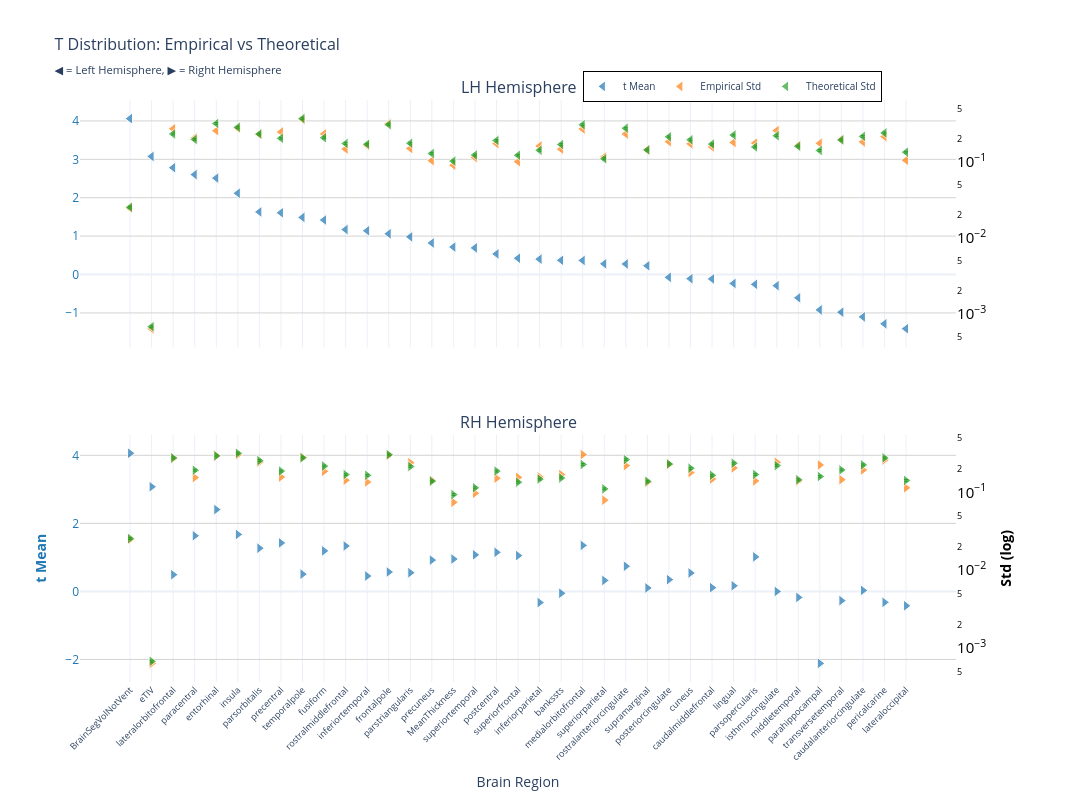
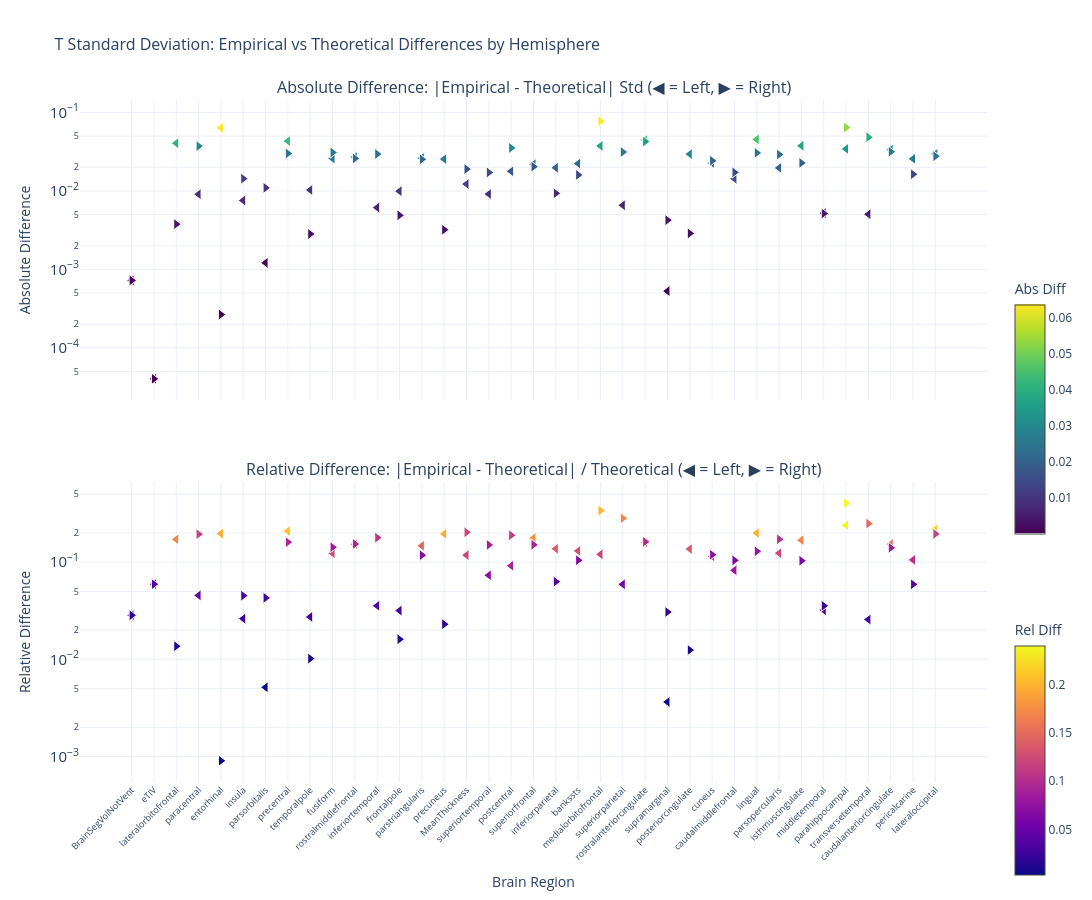

The code cell stored with these charts, in order, in its notebook:
### Markdown cell above
### t-statistic

### Code cell
nu_nav = df_npvr[(df_npvr["timepoint"] == "baseline") & (df_npvr["group"] == "HC-PD")]
data_path = stats_dir / f"student_baseline_{METRIC}.parquet"
df, stats = get_test_stats(
    data_path,
    stat_functions_F,
    nu_nav,
    hemisphere=True,
    study="baseline",
    raw_values=True,
)
show_figure(stats, hemisphere=True, stat_name="t", study="baseline", metric=METRIC)

### Figure 1 — Plotly figure (JSON) as saved in the notebook; plotly's stock layout.template omitted (floating-point values rounded to 4 significant figures)
{"data": [{"hovertemplate": "<b>%{x}</b><br>Mean t: %{y:.2f}<br><extra></extra>", "legendgroup": "mean", "marker": {"color": "#1f77b4", "line": {"color": "white", "width": 1}, "opacity": 0.7, "size": 10, "symbol": "triangle-left"}, "mode": "markers", "name": "t Mean", "showlegend": true, "type": "scatter", "x": ["BrainSegVolNotVent", "eTIV", "lateralorbitofrontal", "paracentral", "entorhinal", "insula", "parsorbitalis", "precentral", "temporalpole", "fusiform", "rostralmiddlefrontal", "inferiortemporal", "frontalpole", "parstriangularis", "precuneus", "MeanThickness", "superiortemporal", "postcentral", "superiorfrontal", "inferiorparietal", "bankssts", "medialorbitofrontal", "superiorparietal", "rostralanteriorcingulate", "supramarginal", "posteriorcingulate", "cuneus", "caudalmiddlefrontal", "lingual", "parsopercularis", "isthmuscingulate", "middletemporal", "parahippocampal", "transversetemporal", "caudalanteriorcingulate", "pericalcarine", "lateraloccipital"], "xaxis": "x", "y": [4.06, 3.076, 2.782, 2.602, 2.511, 2.117, 1.63, 1.607, 1.488, 1.419, 1.17, 1.14, 1.061, 0.9804, 0.8205, 0.7151, 0.6934, 0.5369, 0.4238, 0.4003, 0.3697, 0.3659, 0.2778, 0.2739, 0.2273, -0.07438, -0.1085, -0.1155, -0.2336, -0.2568, -0.2907, -0.6081, -0.9213, -0.981, -1.104, -1.284, -1.412], "yaxis": "y"}, {"hovertemplate": "<b>%{x}</b><br>Empirical Std: %{y:.3f}<br><extra></extra>", "legendgroup": "empirical", "marker": {"color": "#ff7f0e", "line": {"color": "white", "width": 1}, "opacity": 0.7, "size": 10, "symbol": "triangle-left"}, "mode": "markers", "name": "Empirical Std", "showlegend": true, "type": "scatter", "x": ["BrainSegVolNotVent", "eTIV", "lateralorbitofrontal", "paracentral", "entorhinal", "insula", "parsorbitalis", "precentral", "temporalpole", "fusiform", "rostralmiddlefrontal", "inferiortemporal", "frontalpole", "parstriangularis", "precuneus", "MeanThickness", "superiortemporal", "postcentral", "superiorfrontal", "inferiorparietal", "bankssts", "medialorbitofrontal", "superiorparietal", "rostralanteriorcingulate", "supramarginal", "posteriorcingulate", "cuneus", "caudalmiddlefrontal", "lingual", "parsopercularis", "isthmuscingulate", "middletemporal", "parahippocampal", "transversetemporal", "caudalanteriorcingulate", "pericalcarine", "lateraloccipital"], "xaxis": "x", "y": [0.02471, 0.0006372, 0.2758, 0.2084, 0.2596, 0.2803, 0.2334, 0.2497, 0.3647, 0.2354, 0.1492, 0.1659, 0.3222, 0.1514, 0.1046, 0.09108, 0.115, 0.1756, 0.1015, 0.1631, 0.1485, 0.2734, 0.1173, 0.2355, 0.1455, 0.1862, 0.1744, 0.1587, 0.182, 0.1782, 0.2607, 0.1672, 0.1771, 0.201, 0.1849, 0.2171, 0.1057], "yaxis": "y2"}, {"error_y": {"array": [0.0007126, 1.898e-05, 0.006592, 0.005583, 0.009058, 0.008066, 0.006574, 0.005786, 0.01051, 0.005869, 0.004934, 0.004821, 0.00875, 0.004977, 0.003644, 0.002895, 0.003478, 0.005418, 0.003457, 0.004019, 0.004786, 0.008711, 0.003102, 0.007843, 0.004061, 0.006041, 0.00552, 0.004848, 0.006372, 0.004443, 0.006251, 0.004538, 0.004, 0.005491, 0.006122, 0.006802, 0.003793], "arrayminus": [0.0006929, 1.846e-05, 0.00641, 0.005429, 0.008807, 0.007842, 0.006391, 0.005625, 0.01021, 0.005706, 0.004798, 0.004687, 0.008507, 0.004839, 0.003543, 0.002814, 0.003382, 0.005268, 0.003361, 0.003907, 0.004653, 0.00847, 0.003016, 0.007626, 0.003948, 0.005874, 0.005367, 0.004714, 0.006195, 0.00432, 0.006078, 0.004413, 0.003889, 0.005339, 0.005953, 0.006614, 0.003688], "color": "#2ca02c", "thickness": 1, "type": "data", "visible": true, "width": 2}, "hovertemplate": "<b>%{x}</b><br>Theoretical Std: %{y:.3f}<br><extra></extra>", "legendgroup": "theoretical", "marker": {"color": "#2ca02c", "line": {"color": "white", "width": 1}, "opacity": 0.7, "size": 10, "symbol": "triangle-left"}, "mode": "markers", "name": "Theoretical Std", "showlegend": true, "type": "scatter", "x": ["BrainSegVolNotVent", "eTIV", "lateralorbitofrontal", "paracentral", "entorhinal", "insula", "parsorbitalis", "precentral", "temporalpole", "fusiform", "rostralmiddlefrontal", "inferiortemporal", "frontalpole", "parstriangularis", "precuneus", "MeanThickness", "superiortemporal", "postcentral", "superiorfrontal", "inferiorparietal", "bankssts", "medialorbitofrontal", "superiorparietal", "rostralanteriorcingulate", "supramarginal", "posteriorcingulate", "cuneus", "caudalmiddlefrontal", "lingual", "parsopercularis", "isthmuscingulate", "middletemporal", "parahippocampal", "transversetemporal", "caudalanteriorcingulate", "pericalcarine", "lateraloccipital"], "xaxis": "x", "y": [0.02543, 0.0006775, 0.2353, 0.1993, 0.3233, 0.2879, 0.2346, 0.2065, 0.375, 0.2095, 0.1761, 0.1721, 0.3123, 0.1776, 0.1301, 0.1033, 0.1241, 0.1934, 0.1234, 0.1434, 0.1708, 0.3109, 0.1107, 0.2799, 0.1449, 0.2156, 0.197, 0.173, 0.2274, 0.1586, 0.2231, 0.162, 0.1428, 0.196, 0.2185, 0.2428, 0.1354], "yaxis": "y2"}, {"hovertemplate": "<b>%{x}</b><br>Mean t: %{y:.2f}<br><extra></extra>", "legendgroup": "mean", "marker": {"color": "#1f77b4", "line": {"color": "white", "width": 1}, "opacity": 0.7, "size": 10, "symbol": "triangle-right"}, "mode": "markers", "name": "t Mean", "showlegend": false, "type": "scatter", "x": ["BrainSegVolNotVent", "eTIV", "entorhinal", "insula", "paracentral", "precentral", "medialorbitofrontal", "rostralmiddlefrontal", "parsorbitalis", "fusiform", "postcentral", "superiortemporal", "superiorfrontal", "parsopercularis", "MeanThickness", "precuneus", "rostralanteriorcingulate", "frontalpole", "parstriangularis", "cuneus", "temporalpole", "lateralorbitofrontal", "inferiortemporal", "posteriorcingulate", "superiorparietal", "lingual", "caudalmiddlefrontal", "supramarginal", "caudalanteriorcingulate", "isthmuscingulate", "bankssts", "middletemporal", "transversetemporal", "pericalcarine", "inferiorparietal", "lateraloccipital", "parahippocampal"], "xaxis": "x2", "y": [4.06, 3.076, 2.404, 1.674, 1.636, 1.426, 1.353, 1.336, 1.27, 1.191, 1.148, 1.075, 1.052, 1.015, 0.9504, 0.9193, 0.7399, 0.5704, 0.5487, 0.5415, 0.5076, 0.4906, 0.4517, 0.346, 0.3222, 0.1654, 0.1094, 0.1018, 0.02959, -0.001283, -0.05423, -0.1767, -0.2714, -0.3224, -0.3278, -0.4232, -2.116], "yaxis": "y3"}, {"hovertemplate": "<b>%{x}</b><br>Empirical Std: %{y:.3f}<br><extra></extra>", "legendgroup": "empirical", "marker": {"color": "#ff7f0e", "line": {"color": "white", "width": 1}, "opacity": 0.7, "size": 10, "symbol": "triangle-right"}, "mode": "markers", "name": "Empirical Std", "showlegend": false, "type": "scatter", "x": ["BrainSegVolNotVent", "eTIV", "entorhinal", "insula", "paracentral", "precentral", "medialorbitofrontal", "rostralmiddlefrontal", "parsorbitalis", "fusiform", "postcentral", "superiortemporal", "superiorfrontal", "parsopercularis", "MeanThickness", "precuneus", "rostralanteriorcingulate", "frontalpole", "parstriangularis", "cuneus", "temporalpole", "lateralorbitofrontal", "inferiortemporal", "posteriorcingulate", "superiorparietal", "lingual", "caudalmiddlefrontal", "supramarginal", "caudalanteriorcingulate", "isthmuscingulate", "bankssts", "middletemporal", "transversetemporal", "pericalcarine", "inferiorparietal", "lateraloccipital", "parahippocampal"], "xaxis": "x2", "y": [0.02471, 0.0006372, 0.2933, 0.302, 0.1543, 0.1567, 0.3046, 0.1425, 0.2435, 0.1855, 0.1514, 0.09688, 0.155, 0.1398, 0.07431, 0.1421, 0.2197, 0.2981, 0.2393, 0.179, 0.2799, 0.2721, 0.1355, 0.2277, 0.07916, 0.2054, 0.1477, 0.1338, 0.1929, 0.2424, 0.1684, 0.1394, 0.1451, 0.2595, 0.157, 0.114, 0.2239], "yaxis": "y4"}, {"error_y": {"array": [0.0007126, 1.898e-05, 0.008209, 0.008864, 0.005366, 0.005233, 0.006369, 0.00472, 0.00713, 0.006064, 0.005232, 0.003196, 0.003773, 0.004732, 0.002613, 0.003892, 0.007349, 0.008488, 0.005996, 0.005694, 0.007764, 0.007729, 0.004622, 0.006461, 0.003095, 0.006611, 0.004621, 0.003867, 0.006289, 0.006154, 0.004271, 0.00405, 0.00542, 0.007727, 0.004137, 0.003971, 0.004463], "arrayminus": [0.0006929, 1.846e-05, 0.007982, 0.008618, 0.005217, 0.005088, 0.006193, 0.004589, 0.006932, 0.005896, 0.005087, 0.003108, 0.003669, 0.004601, 0.002541, 0.003784, 0.007146, 0.008253, 0.00583, 0.005536, 0.007549, 0.007515, 0.004494, 0.006282, 0.00301, 0.006428, 0.004493, 0.00376, 0.006115, 0.005983, 0.004153, 0.003938, 0.00527, 0.007513, 0.004023, 0.003861, 0.00434], "color": "#2ca02c", "thickness": 1, "type": "data", "visible": true, "width": 2}, "hovertemplate": "<b>%{x}</b><br>Theoretical Std: %{y:.3f}<br><extra></extra>", "legendgroup": "theoretical", "marker": {"color": "#2ca02c", "line": {"color": "white", "width": 1}, "opacity": 0.7, "size": 10, "symbol": "triangle-right"}, "mode": "markers", "name": "Theoretical Std", "showlegend": false, "type": "scatter", "x": ["BrainSegVolNotVent", "eTIV", "entorhinal", "insula", "paracentral", "precentral", "medialorbitofrontal", "rostralmiddlefrontal", "parsorbitalis", "fusiform", "postcentral", "superiortemporal", "superiorfrontal", "parsopercularis", "MeanThickness", "precuneus", "rostralanteriorcingulate", "frontalpole", "parstriangularis", "cuneus", "temporalpole", "lateralorbitofrontal", "inferiortemporal", "posteriorcingulate", "superiorparietal", "lingual", "caudalmiddlefrontal", "supramarginal", "caudalanteriorcingulate", "isthmuscingulate", "bankssts", "middletemporal", "transversetemporal", "pericalcarine", "inferiorparietal", "lateraloccipital", "parahippocampal"], "xaxis": "x2", "y": [0.02543, 0.0006775, 0.293, 0.3164, 0.1915, 0.1868, 0.2273, 0.1684, 0.2545, 0.2164, 0.1867, 0.1141, 0.1347, 0.1689, 0.09327, 0.1389, 0.2623, 0.303, 0.214, 0.2032, 0.2771, 0.2759, 0.165, 0.2306, 0.1105, 0.236, 0.1649, 0.138, 0.2245, 0.2196, 0.1524, 0.1446, 0.1935, 0.2758, 0.1477, 0.1417, 0.1593], "yaxis": "y4"}], "layout": {"annotations": [{"font": {"size": 16}, "showarrow": false, "text": "LH Hemisphere", "x": 0.47, "xanchor": "center", "xref": "paper", "y": 1.0, "yanchor": "bottom", "yref": "paper"}, {"font": {"size": 16}, "showarrow": false, "text": "RH Hemisphere", "x": 0.47, "xanchor": "center", "xref": "paper", "y": 0.425, "yanchor": "bottom", "yref": "paper"}], "height": 800, "hovermode": "x", "legend": {"bgcolor": "rgba(255, 255, 255, 0.9)", "bordercolor": "black", "borderwidth": 1, "font": {"size": 10}, "orientation": "h", "x": 0.7, "xanchor": "center", "y": 1.05}, "title": {"font": {"size": 16}, "text": "T Distribution: Empirical vs Theoretical<br><sub>◀ = Left Hemisphere, ▶ = Right Hemisphere</sub>"}, "width": 1400, "xaxis": {"anchor": "y", "domain": [0.0, 0.94], "matches": "x2", "showticklabels": false}, "xaxis2": {"anchor": "y3", "domain": [0.0, 0.94], "tickangle": -45, "tickfont": {"size": 9}, "title": {"text": "Brain Region"}}, "yaxis": {"anchor": "x", "domain": [0.575, 1.0], "gridcolor": "lightgray", "showgrid": true, "tickfont": {"color": "#1f77b4"}, "title": {"font": {"color": "#1f77b4"}, "text": ""}}, "yaxis2": {"anchor": "x", "exponentformat": "power", "overlaying": "y", "showgrid": false, "side": "right", "tickfont": {"color": "black"}, "title": {"font": {"color": "black"}, "text": ""}, "type": "log"}, "yaxis3": {"anchor": "x2", "domain": [0.0, 0.425], "gridcolor": "lightgray", "showgrid": true, "tickfont": {"color": "#1f77b4"}, "title": {"font": {"color": "#1f77b4"}, "text": "<b>t Mean</b>"}}, "yaxis4": {"anchor": "x2", "exponentformat": "power", "overlaying": "y3", "showgrid": false, "side": "right", "tickfont": {"color": "black"}, "title": {"font": {"color": "black"}, "text": "<b>Std (log)</b>"}, "type": "log"}}}

### Figure 2 — Plotly figure (JSON) as saved in the notebook; plotly's stock layout.template omitted (floating-point values rounded to 4 significant figures)
{"data": [{"hovertemplate": "<b>%{x}</b><br>Hemisphere: %{text}<br>Abs Diff: %{y:.4f}<br><extra></extra>", "legendgroup": "abs_lh", "marker": {"color": [0.0007237, 4.026e-05, 0.04051, 0.009083, 0.06366, 0.007562, 0.001211, 0.04318, 0.01027, 0.0259, 0.02696, 0.006126, 0.009927, 0.02623, 0.02546, 0.01223, 0.009118, 0.01779, 0.02184, 0.01972, 0.02233, 0.03748, 0.00656, 0.04443, 0.0005283, 0.02947, 0.02265, 0.0143, 0.04539, 0.01966, 0.03758, 0.005196, 0.0343, 0.005045, 0.03361, 0.02567, 0.02964], "colorbar": {"len": 0.4, "title": {"text": "Abs Diff"}, "y": 0.75, "yanchor": "top"}, "colorscale": [[0.0, "#440154"], [0.1111, "#482878"], [0.2222, "#3e4989"], [0.3333, "#31688e"], [0.4444, "#26828e"], [0.5556, "#1f9e89"], [0.6667, "#35b779"], [0.7778, "#6ece58"], [0.8889, "#b5de2b"], [1.0, "#fde725"]], "line": {"color": "white", "width": 1}, "showscale": true, "size": 10, "symbol": "triangle-left"}, "mode": "markers", "name": "Absolute (lh)", "showlegend": false, "text": ["lh", "lh", "lh", "lh", "lh", "lh", "lh", "lh", "lh", "lh", "lh", "lh", "lh", "lh", "lh", "lh", "lh", "lh", "lh", "lh", "lh", "lh", "lh", "lh", "lh", "lh", "lh", "lh", "lh", "lh", "lh", "lh", "lh", "lh", "lh", "lh", "lh"], "type": "scatter", "x": ["BrainSegVolNotVent", "eTIV", "lateralorbitofrontal", "paracentral", "entorhinal", "insula", "parsorbitalis", "precentral", "temporalpole", "fusiform", "rostralmiddlefrontal", "inferiortemporal", "frontalpole", "parstriangularis", "precuneus", "MeanThickness", "superiortemporal", "postcentral", "superiorfrontal", "inferiorparietal", "bankssts", "medialorbitofrontal", "superiorparietal", "rostralanteriorcingulate", "supramarginal", "posteriorcingulate", "cuneus", "caudalmiddlefrontal", "lingual", "parsopercularis", "isthmuscingulate", "middletemporal", "parahippocampal", "transversetemporal", "caudalanteriorcingulate", "pericalcarine", "lateraloccipital"], "xaxis": "x", "y": [0.0007237, 4.026e-05, 0.04051, 0.009083, 0.06366, 0.007562, 0.001211, 0.04318, 0.01027, 0.0259, 0.02696, 0.006126, 0.009927, 0.02623, 0.02546, 0.01223, 0.009118, 0.01779, 0.02184, 0.01972, 0.02233, 0.03748, 0.00656, 0.04443, 0.0005283, 0.02947, 0.02265, 0.0143, 0.04539, 0.01966, 0.03758, 0.005196, 0.0343, 0.005045, 0.03361, 0.02567, 0.02964], "yaxis": "y"}, {"hovertemplate": "<b>%{x}</b><br>Hemisphere: %{text}<br>Rel Diff: %{y:.2%}<br><extra></extra>", "legendgroup": "rel_lh", "marker": {"color": [0.02845, 0.05943, 0.1722, 0.04558, 0.1969, 0.02627, 0.005162, 0.2091, 0.02738, 0.1237, 0.1531, 0.0356, 0.03179, 0.1476, 0.1957, 0.1184, 0.07345, 0.09201, 0.177, 0.1375, 0.1307, 0.1206, 0.05925, 0.1587, 0.003645, 0.1367, 0.115, 0.08263, 0.1996, 0.124, 0.1685, 0.03208, 0.2403, 0.02574, 0.1538, 0.1057, 0.219], "colorbar": {"len": 0.4, "title": {"text": "Rel Diff"}, "y": 0.25, "yanchor": "top"}, "colorscale": [[0.0, "#0d0887"], [0.1111, "#46039f"], [0.2222, "#7201a8"], [0.3333, "#9c179e"], [0.4444, "#bd3786"], [0.5556, "#d8576b"], [0.6667, "#ed7953"], [0.7778, "#fb9f3a"], [0.8889, "#fdca26"], [1.0, "#f0f921"]], "line": {"color": "white", "width": 1}, "showscale": true, "size": 10, "symbol": "triangle-left"}, "mode": "markers", "name": "Relative (lh)", "showlegend": false, "text": ["lh", "lh", "lh", "lh", "lh", "lh", "lh", "lh", "lh", "lh", "lh", "lh", "lh", "lh", "lh", "lh", "lh", "lh", "lh", "lh", "lh", "lh", "lh", "lh", "lh", "lh", "lh", "lh", "lh", "lh", "lh", "lh", "lh", "lh", "lh", "lh", "lh"], "type": "scatter", "x": ["BrainSegVolNotVent", "eTIV", "lateralorbitofrontal", "paracentral", "entorhinal", "insula", "parsorbitalis", "precentral", "temporalpole", "fusiform", "rostralmiddlefrontal", "inferiortemporal", "frontalpole", "parstriangularis", "precuneus", "MeanThickness", "superiortemporal", "postcentral", "superiorfrontal", "inferiorparietal", "bankssts", "medialorbitofrontal", "superiorparietal", "rostralanteriorcingulate", "supramarginal", "posteriorcingulate", "cuneus", "caudalmiddlefrontal", "lingual", "parsopercularis", "isthmuscingulate", "middletemporal", "parahippocampal", "transversetemporal", "caudalanteriorcingulate", "pericalcarine", "lateraloccipital"], "xaxis": "x2", "y": [0.02845, 0.05943, 0.1722, 0.04558, 0.1969, 0.02627, 0.005162, 0.2091, 0.02738, 0.1237, 0.1531, 0.0356, 0.03179, 0.1476, 0.1957, 0.1184, 0.07345, 0.09201, 0.177, 0.1375, 0.1307, 0.1206, 0.05925, 0.1587, 0.003645, 0.1367, 0.115, 0.08263, 0.1996, 0.124, 0.1685, 0.03208, 0.2403, 0.02574, 0.1538, 0.1057, 0.219], "yaxis": "y2"}, {"hovertemplate": "<b>%{x}</b><br>Hemisphere: %{text}<br>Abs Diff: %{y:.4f}<br><extra></extra>", "legendgroup": "abs_rh", "marker": {"color": [0.0007237, 4.026e-05, 0.0002654, 0.01433, 0.03725, 0.03004, 0.07728, 0.02595, 0.01094, 0.0309, 0.03536, 0.0172, 0.02037, 0.02912, 0.01897, 0.0032, 0.04259, 0.004886, 0.0253, 0.02427, 0.002823, 0.003771, 0.0295, 0.002875, 0.03132, 0.03055, 0.01724, 0.004243, 0.03157, 0.02274, 0.01599, 0.005146, 0.04836, 0.01634, 0.009319, 0.02773, 0.06456], "colorbar": {"len": 0.4, "title": {"text": "Abs Diff"}, "y": 0.75, "yanchor": "top"}, "colorscale": [[0.0, "#440154"], [0.1111, "#482878"], [0.2222, "#3e4989"], [0.3333, "#31688e"], [0.4444, "#26828e"], [0.5556, "#1f9e89"], [0.6667, "#35b779"], [0.7778, "#6ece58"], [0.8889, "#b5de2b"], [1.0, "#fde725"]], "line": {"color": "white", "width": 1}, "showscale": false, "size": 10, "symbol": "triangle-right"}, "mode": "markers", "name": "Absolute (rh)", "showlegend": false, "text": ["rh", "rh", "rh", "rh", "rh", "rh", "rh", "rh", "rh", "rh", "rh", "rh", "rh", "rh", "rh", "rh", "rh", "rh", "rh", "rh", "rh", "rh", "rh", "rh", "rh", "rh", "rh", "rh", "rh", "rh", "rh", "rh", "rh", "rh", "rh", "rh", "rh"], "type": "scatter", "x": ["BrainSegVolNotVent", "eTIV", "entorhinal", "insula", "paracentral", "precentral", "medialorbitofrontal", "rostralmiddlefrontal", "parsorbitalis", "fusiform", "postcentral", "superiortemporal", "superiorfrontal", "parsopercularis", "MeanThickness", "precuneus", "rostralanteriorcingulate", "frontalpole", "parstriangularis", "cuneus", "temporalpole", "lateralorbitofrontal", "inferiortemporal", "posteriorcingulate", "superiorparietal", "lingual", "caudalmiddlefrontal", "supramarginal", "caudalanteriorcingulate", "isthmuscingulate", "bankssts", "middletemporal", "transversetemporal", "pericalcarine", "inferiorparietal", "lateraloccipital", "parahippocampal"], "xaxis": "x", "y": [0.0007237, 4.026e-05, 0.0002654, 0.01433, 0.03725, 0.03004, 0.07728, 0.02595, 0.01094, 0.0309, 0.03536, 0.0172, 0.02037, 0.02912, 0.01897, 0.0032, 0.04259, 0.004886, 0.0253, 0.02427, 0.002823, 0.003771, 0.0295, 0.002875, 0.03132, 0.03055, 0.01724, 0.004243, 0.03157, 0.02274, 0.01599, 0.005146, 0.04836, 0.01634, 0.009319, 0.02773, 0.06456], "yaxis": "y"}, {"hovertemplate": "<b>%{x}</b><br>Hemisphere: %{text}<br>Rel Diff: %{y:.2%}<br><extra></extra>", "legendgroup": "rel_rh", "marker": {"color": [0.02845, 0.05943, 0.0009057, 0.04529, 0.1945, 0.1609, 0.34, 0.154, 0.04298, 0.1428, 0.1893, 0.1508, 0.1512, 0.1724, 0.2034, 0.02303, 0.1624, 0.01613, 0.1182, 0.1194, 0.01019, 0.01367, 0.1789, 0.01247, 0.2835, 0.1295, 0.1045, 0.03074, 0.1406, 0.1035, 0.1049, 0.0356, 0.25, 0.05926, 0.06311, 0.1957, 0.4053], "colorbar": {"len": 0.4, "title": {"text": "Rel Diff"}, "y": 0.25, "yanchor": "top"}, "colorscale": [[0.0, "#0d0887"], [0.1111, "#46039f"], [0.2222, "#7201a8"], [0.3333, "#9c179e"], [0.4444, "#bd3786"], [0.5556, "#d8576b"], [0.6667, "#ed7953"], [0.7778, "#fb9f3a"], [0.8889, "#fdca26"], [1.0, "#f0f921"]], "line": {"color": "white", "width": 1}, "showscale": false, "size": 10, "symbol": "triangle-right"}, "mode": "markers", "name": "Relative (rh)", "showlegend": false, "text": ["rh", "rh", "rh", "rh", "rh", "rh", "rh", "rh", "rh", "rh", "rh", "rh", "rh", "rh", "rh", "rh", "rh", "rh", "rh", "rh", "rh", "rh", "rh", "rh", "rh", "rh", "rh", "rh", "rh", "rh", "rh", "rh", "rh", "rh", "rh", "rh", "rh"], "type": "scatter", "x": ["BrainSegVolNotVent", "eTIV", "entorhinal", "insula", "paracentral", "precentral", "medialorbitofrontal", "rostralmiddlefrontal", "parsorbitalis", "fusiform", "postcentral", "superiortemporal", "superiorfrontal", "parsopercularis", "MeanThickness", "precuneus", "rostralanteriorcingulate", "frontalpole", "parstriangularis", "cuneus", "temporalpole", "lateralorbitofrontal", "inferiortemporal", "posteriorcingulate", "superiorparietal", "lingual", "caudalmiddlefrontal", "supramarginal", "caudalanteriorcingulate", "isthmuscingulate", "bankssts", "middletemporal", "transversetemporal", "pericalcarine", "inferiorparietal", "lateraloccipital", "parahippocampal"], "xaxis": "x2", "y": [0.02845, 0.05943, 0.0009057, 0.04529, 0.1945, 0.1609, 0.34, 0.154, 0.04298, 0.1428, 0.1893, 0.1508, 0.1512, 0.1724, 0.2034, 0.02303, 0.1624, 0.01613, 0.1182, 0.1194, 0.01019, 0.01367, 0.1789, 0.01247, 0.2835, 0.1295, 0.1045, 0.03074, 0.1406, 0.1035, 0.1049, 0.0356, 0.25, 0.05926, 0.06311, 0.1957, 0.4053], "yaxis": "y2"}], "layout": {"annotations": [{"font": {"size": 16}, "showarrow": false, "text": "Absolute Difference: |Empirical - Theoretical| Std (◀ = Left, ▶ = Right)", "x": 0.5, "xanchor": "center", "xref": "paper", "y": 1.0, "yanchor": "bottom", "yref": "paper"}, {"font": {"size": 16}, "showarrow": false, "text": "Relative Difference: |Empirical - Theoretical| / Theoretical (◀ = Left, ▶ = Right)", "x": 0.5, "xanchor": "center", "xref": "paper", "y": 0.44, "yanchor": "bottom", "yref": "paper"}], "height": 900, "hovermode": "x unified", "showlegend": false, "title": {"font": {"size": 16}, "text": "T Standard Deviation: Empirical vs Theoretical Differences by Hemisphere"}, "width": 1400, "xaxis": {"anchor": "y", "domain": [0.0, 1.0], "showticklabels": false}, "xaxis2": {"anchor": "y2", "domain": [0.0, 1.0], "tickangle": -45, "tickfont": {"size": 9}, "title": {"text": "Brain Region"}}, "yaxis": {"anchor": "x", "domain": [0.56, 1.0], "exponentformat": "power", "title": {"text": "Absolute Difference"}, "type": "log"}, "yaxis2": {"anchor": "x2", "domain": [0.0, 0.44], "exponentformat": "power", "title": {"text": "Relative Difference"}, "type": "log"}}}
